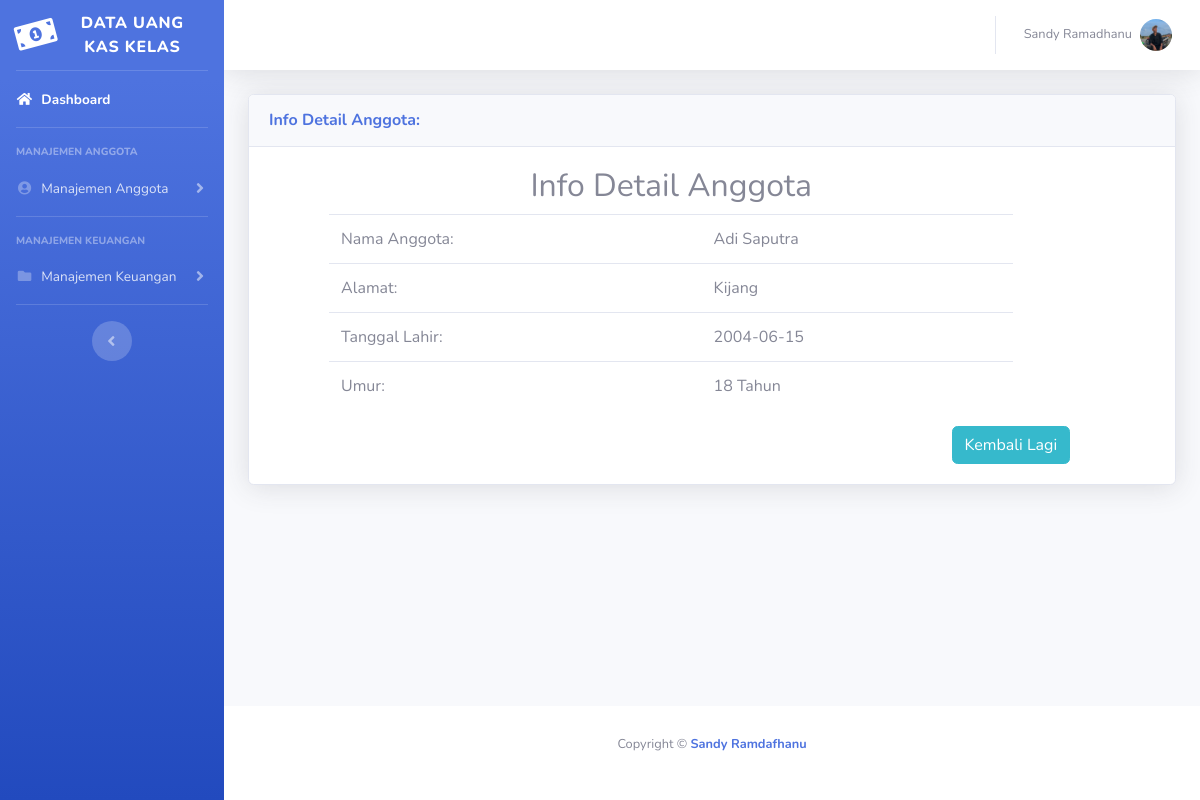
Screenshot of /detail_anggota.php?id=1 (signed in) with the database file from the repository.
### tables this page shows
CREATE TABLE `anggota` (
  `id` int(25) NOT NULL,
  `nama` varchar(120) NOT NULL,
  `alamat` varchar(200) NOT NULL,
  `umur` varchar(200) NOT NULL,
  `level_kas` varchar(200) NOT NULL
);

### detail_anggota.php (the view, shortened to what this page needs)
<?php
include 'config/koneksi.php';
 ?>
<!DOCTYPE html>
<html lang="en">
<head>
  <link href="vendor/fontawesome-free/css/all.min.css" rel="stylesheet" type="text/css">
  <link href="css/sb-admin-2.min.css" rel="stylesheet">
</head>
<body id="page-top">
  <div id="wrapper">
    <ul class="navbar-nav bg-gradient-primary sidebar sidebar-dark accordion" id="accordionSidebar">
      <a class="sidebar-brand d-flex align-items-center justify-content-center" href="index.php">
        <div class="sidebar-brand-icon rotate-n-15">
          <i class="fas fa-money-bill-alt"></i>
        </div>
        <div class="sidebar-brand-text mx-3">Data Uang Kas Kelas</div>
      </a>
      <hr class="sidebar-divider my-0">
      <li class="nav-item active">
        <a class="nav-link" href="index.php">
          <i class="fas fa-fw fa-home"></i>
          <span>Dashboard</span></a>
      </li>
      <hr class="sidebar-divider">
      <div class="sidebar-heading">
        Manajemen Anggota
      </div>
      <li class="nav-item">
        <a class="nav-link collapsed" href="#" data-toggle="collapse" data-target="#collapseTwo" aria-expanded="true" aria-controls="collapseTwo">
          <i class="fas fa-fw fa-user-circle"></i>
          <span>Manajemen Anggota</span>
        </a>
      </li>
      <hr class="sidebar-divider">
      <div class="sidebar-heading">
        Manajemen Keuangan
      </div>
      <li class="nav-item">
        <a class="nav-link collapsed" href="#" data-toggle="collapse" data-target="#collapseUtilities" aria-expanded="true" aria-controls="collapseUtilities">
          <i class="fas fa-fw fa-folder"></i>
          <span>Manajemen Keuangan</span>
        </a>
      </li>
      <hr class="sidebar-divider d-none d-md-block">
      <div class="text-center d-none d-md-inline">
        <button class="rounded-circle border-0" id="sidebarToggle"></button>
      </div>
    </ul>
    <div id="content-wrapper" class="d-flex flex-column">
      <div id="content">
        <nav class="navbar navbar-expand navbar-light bg-white topbar mb-4 static-top shadow">
          <ul class="navbar-nav ml-auto">
            <?php
          $pass = $_SESSION['password'];
          $sss = mysqli_query($conn, "select * from admin where password = '$pass'");
          $rrr = mysqli_fetch_array($sss);
          if($sss){
             ?>
            <li class="nav-item dropdown no-arrow">
              <a class="nav-link dropdown-toggle" href="#" id="userDropdown" role="button" data-toggle="dropdown" aria-haspopup="true" aria-expanded="false">
                <span class="mr-2 d-none d-lg-inline text-gray-600 small"><?php echo $rrr['nama']; ?></span>
                <img class="img-profile rounded-circle" src="img/<?php echo $rrr['foto']; ?>" alt="profile">
              </a>
            </li>
            <?php
}
             ?>
          </ul>
        </nav>
        <div class="container-fluid">
          <?php
          $id_brg= ($_GET['id']);
          $ggl = !$id_brg;
          if($ggl){
              echo "<div class='col-md-10 col-sm-12 col-xs-12 ml-5 mt-5'>";
                 echo "<div class='alert alert-danger mt-4 ml-5' role='alert'>";
                echo "<p><center>Maaf Data Ini Tidak Tersedia</center></p>";
                 echo   "</div>";
                 echo "</div>";
          }  else{
            $det=mysqli_query($conn, "select * from anggota where id='$id_brg'")or die(mysql_error());
            while($d=mysqli_fetch_array($det)){
              ?>
              <div class="card shadow mb-4">
                <div class="card-header py-3 d-flex flex-row align-items-center justify-content-between">
              <h6 class="m-0 font-weight-bold text-primary">Info Detail Anggota:</h6>
                </div>
                <div class="card-body">
  <div class="row ml-5">
    <div class="col-md-10 col-sm-12 col-xs-12">
      <h2><center>Info Detail Anggota</center></h2>
    <table class="table">
      <tr>
        <td>Nama Anggota:</td>
        <td><?php echo $d['nama']; ?></td>
      </tr>
      <tr>
        <td>Alamat:</td>
        <td><?php echo $d['alamat']; ?></td>
      </tr>
      <tr>
        <td>Tanggal Lahir:</td>
        <td><?php echo $d['umur']; ?></td>
      </tr>
      <?php
            $tanggal = new DateTime($d['umur']);
            $today = new DateTime('today');
            $y = $today->diff($tanggal)->y;
      ?>
      <tr>
        <td>Umur:</td>
        <td><?php echo $y." Tahun"; ?></td>
      </tr>
  </table>
  </div>
  </div>
  <?php
  }}
   ?>
   <div class="row">
   <div class="col-md-9">
   </div>
   <div class="col-md-3">
   <a href="daftar_anggota.php"><button type="button" class="btn btn-info">Kembali Lagi</button></a>
   </div>
 </div>
 </div>
   </div>
        </div>
      </div>
      <footer class="sticky-footer bg-white">
        <div class="container my-auto">
          <div class="copyright text-center my-auto">
          <span><p class="mb-1">Copyright &copy; <a href="https://www.instagram.com/sandy_artz/" style="text-decoration: none;"><b>Sandy Ramdafhanu</b></a></p></span><br>
          </div>
        </div>
      </footer>
    </div>
  </div>
</body>
</html>

### rows the page displays
anggota: nama "Adi Saputra", alamat "Kijang", umur "2004-06-15", umur "18"

### other values shown
$rrr['nama'] "Sandy Ramadhanu"
